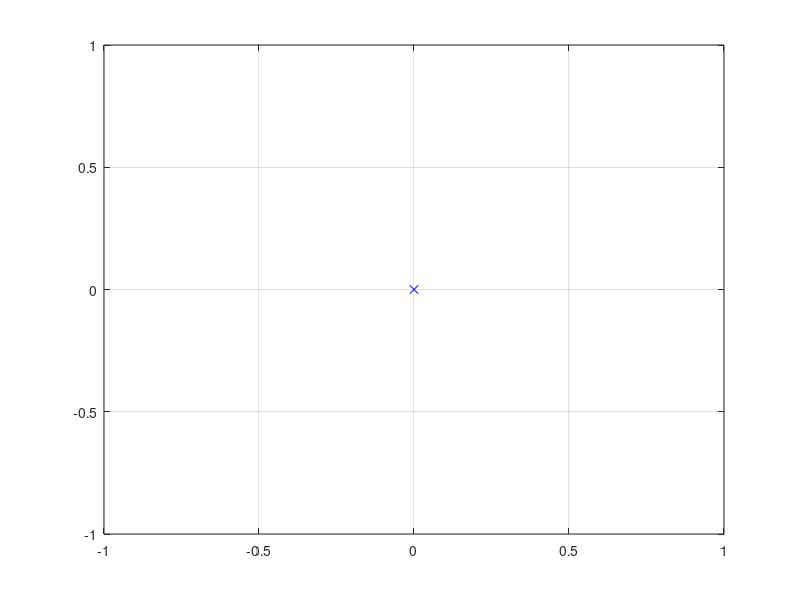

Reproduce this figure in MATLAB. (Note: this script raises an error after producing the figure.)
clc; close all; clear all;
%%
c=0; l=0.05; L=0.05; 
r=0.02; vx=0.15;
k=0.1; beta=2*l*(1-sign(vx)); ki=0.25;
L1= 500; L2=-5*10^4*sign(vx);
%%
% initialize variables
start = [0 0 0]; goal = [0 0.5 0];
state.current = [0 0 0]; state.past = [0 0 0]; 
r = 0.06; L = 0.6; dt = 1/15;

% default fixed figure
figure();
plot(0,0,'xb'); grid on; hold on;
xlim([-1 1]); ylim([-1 1]);

% test short simulation
for i=1:150
%     alpha = goal(3) - pose(3);
%     beta = sqrt((goal(1) - pose(1))^2 + (goal(2) - pose(2))^2);
%     [v, w] = DifferentialDriveControl(alpha, beta);
%     [vr, vl] = DifferentialWheelControl(v, w, r, L);
%     [xdot, ydot, thetadot] = DifferentialDriveModel(vr, vl, w, r, L);
%     pose(1) = pose(1) + xdot * dt;
%     pose(2) = pose(2) + ydot * dt;
%     pose(3) = pose(3) + thetadot * dt;
%     plot(pose(1),pose(2),'b.');
%     drawnow;
    %Vec2D(pose(1),pose(2),pose(3),abs(v));
    
    %alpha = -(state.current(3) - state.past(3))/dt + ;
    beta = sqrt((goal(1) - state.current(1))^2 + (goal(2) - state.current(2))^2);
    [v, w] = DifferentialDriveControl(alpha, beta);
    [vr, vl] = DifferentialWheelControl(v, w, r, L);
    statedot = inverseDifferentialKinematics(vr, vl, state.current(3), r, L);
    
    % state update
    state.past = state.current;
    state.current = state.past + dt * [statedot.x statedot.y statedot.theta];
    
    plot(state.current(1), state.current(2), 'b.');
    drawnow;
    disp(rad2deg(state.current(3)));
end

% input: right/left wheel velocity, heading angle, wheel radius, wheel
% distance
% output: state dot
function statedot = inverseDifferentialKinematics(vr, vl, theta, R, L)
statedot.x = R/2 * (vr+vl)*cos(theta);
statedot.y = R/2 * (vr+vl)*sin(theta);
statedot.theta = R/L * (vr-vl);
end

% input: velocity, angular velocity, wheel radius, wheel distance
% output: right wheel velocity, left wheel velocity
function [vr, vl] = DifferentialWheelControl(v, w, R, L)
vr = (2*v + w*L)/(2*R);
vl = (2*v - w*L)/(2*R);
end

function [v, w] = DifferentialDriveControl(alpha, beta)
% tuning value
Kp = 0.5;
Ka = 0.5;
v = Kp*beta*cos(alpha);
w = Kp*sin(alpha)*cos(alpha) + Ka*alpha;
end

function Vec2D(x,y,theta,size)
xu = 0:0.1:1; xu = x + xu*cos(theta); xu = xu*size;
yu = 0:0.1:1; yu = y + yu*sin(theta); yu = yu*size;
p1=plot(xu, yu, 'g-');
p2=plot(xu(end), yu(end), 'r*','MarkerSize',8);
p3=plot(xu(1), yu(1), 'b.','MarkerSize',11);
drawnow;
delete(p1); delete(p2);
end